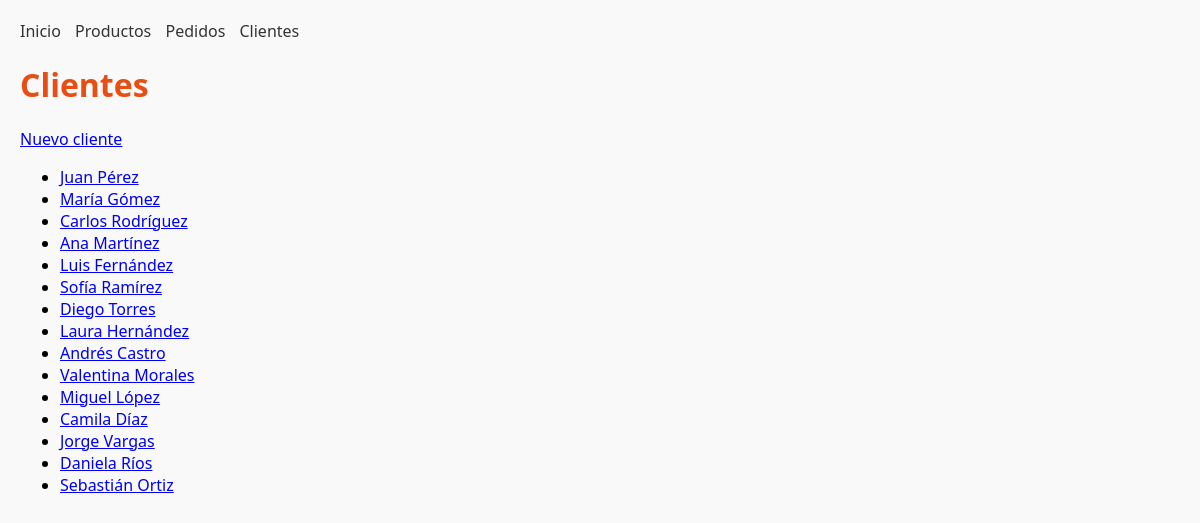
Page /clientes/ on the earlier database version.
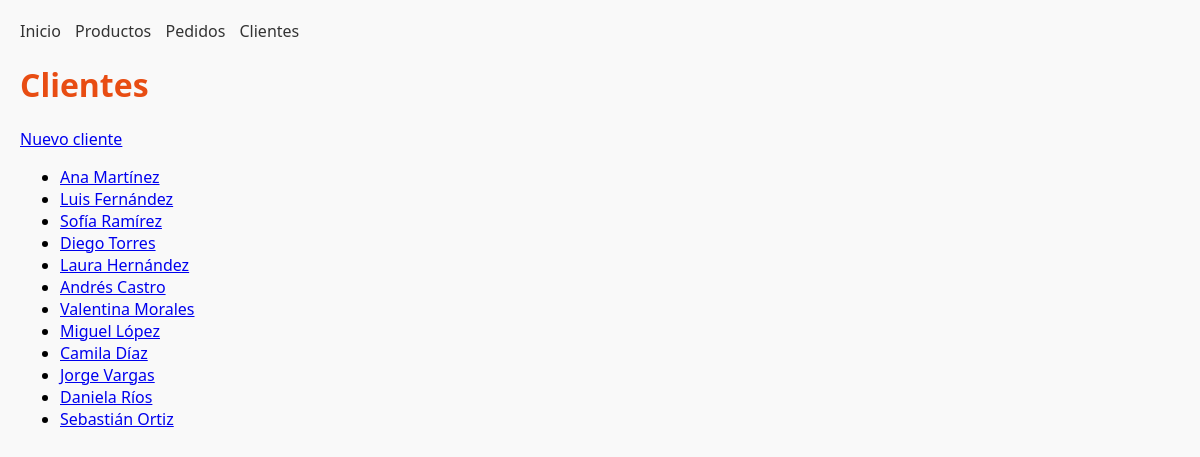
Same page on the later database version.
### tienda/models.py (models this page shows, shortened)
class Cliente(models.Model):
    nombre = models.CharField(max_length=120)
    correo = models.EmailField(unique=True)
    fecha_registro = models.DateTimeField(auto_now_add=True)
    activo = models.BooleanField(default=True)

### tienda/views.py (the view)
# urls.py: path("clientes/", views.lista_clientes, name="lista_clientes"),
def lista_clientes(request):
    clientes = Cliente.objects.all()
    return render(request, "tienda/lista_clientes.html", {"clientes": clientes})

### tienda/templates/tienda/lista_clientes.html (shortened to what this page needs)
{% extends "tienda/base.html" %}
{% block content %}
    <h1>Clientes</h1>
    <a href="{% url 'tienda:crear_cliente' %}">Nuevo cliente</a>
    <ul>
        {% for c in clientes %}
            <li>
                <a href="{% url 'tienda:detalle_cliente' c.id %}">
                    {{ c.nombre }}
            </li>
        {% empty %}
            <li>No hay clientes registrados.</li>
        {% endfor %}
    </ul>
{% endblock %}

Differences in the rows shown:
removed Cliente: nombre "Juan Pérez"
removed Cliente: nombre "María Gómez"
removed Cliente: nombre "Carlos Rodríguez"
